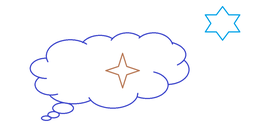
#> input picture src/12.PNG, 256 x 129 px, shrunk from 1114 x 560 before the run, found by its file name
$ python FinalCode.py
#> lines starting #> are read from the running program, lines starting #| are printed output that depends on the picture; after the words box and inside, x2 and y2 are one past the last pixel; in counts of white or black regions, pixels touching at a corner belong together
# Tair Shriki 211966379
# Ruth Bracha Cohen 314653320
# Margalit Lionov 316206879
# Ravit Clark 208105270

import cv2
import numpy as np

success = 1

def to_bin(data):
    """Convert `data` to binary format as string"""
    if isinstance(data, str):
        return ''.join([ format(ord(i), "08b") for i in data ])
    elif isinstance(data, bytes) or isinstance(data, np.ndarray):
        return [ format(i, "08b") for i in data ]
    elif isinstance(data, int) or isinstance(data, np.uint8):
        return format(data, "08b")
    else:
        raise TypeError("Type not supported.")

def encode_with_canny(input_image, secret_data):

    # read the image and convert it to bits matrix
    image = cv2.imread(input_image)

    # get the image height, width, channel
    height, width, channel = image.shape

    # checking if data can be encoded in image kernel
    # maximum bytes to encode
    n_bytes = image.shape[0] * image.shape[1] * 3 // 8
    print(">> Maximum bytes to encode in your entered image:", n_bytes)

    if len(secret_data) > n_bytes:
        raise ValueError("\n>> Opppps, insufficient bytes, need bigger image to encode or less data\n")

    #  Mask least 2 bits and find edges
    image = image & 252

    # cv2.cvtColor is applied over the
    # image input with applied parameters
    # to convert the image in grayscale
    img = cv2.cvtColor(image, cv2.COLOR_BGR2GRAY)

    # apply basic thresholding -- the first parameter is the kernel image
    # we want to threshold, the second value is is our threshold
    # check; if a pixel value is greater than our threshold (in this
    # case, img_height), we set it to be *black, otherwise it is *white*
    (threshold, threshInv) = cv2.threshold(img, height, 255, cv2.THRESH_TOZERO_INV)
    cv2.imshow("Threshold binary inverse image (in gray) ", threshInv)

    # detection of the edges -> canny algorithm gets the bits img & threshInv value = threshold
    # edges is set of indices of edge pixels
    # detect edges in the image. The parameters control the thresholds
    edges = cv2.Canny(image, 100, 200/int(threshold))
    edges = edges | img
    # print(edges)

    # show the image edges on the newly created image window
    cv2.imshow("Image edges detection using canny algorithm", edges)
    # waits for user to press any key
    # (this is necessary to avoid Python kernel form crashing)
    cv2.waitKey(0)

    cv2.destroyAllWindows()
    #################################### encoding #########################################
    #######################################################################################
    print("\n>> Encoding data in image, this process may take a few seconds, please stay with us :)\n ")
    # add stopping criteria
    secret_data += "*****"
    data_index = 0
    # convert data to binary
    binary_secret_data = to_bin(secret_data)

    # size of data to hide
    data_len = len(binary_secret_data)

    # edges check
    if(len(edges)<data_len):
        print("\n>> There are not enough edges for your hidden message\n")
        print("Exit of program...")
        exit()


    # modified cover image using pixel intensity adjustment
    # changing matrix pixels in edges (found by canny algorithm)
    i = 0
    count = 0
    for row in image:
        j = 0
        for pixel in row:
                # checking if this pixel is an edge --> if yes : encrypt data in this pixel
                if edges[i][j] != 0:
                    count += 1
                    # convert RGB values to binary format
                    r, g, b= to_bin(pixel)

                    # modify the least significant bit (LSB) only if there is still data to store
                    if data_index < data_len :
                        # least significant red pixel bit
                        pixel[0] = int(r[:-1] + binary_secret_data[data_index], 2)
                        data_index += 1
                    if data_index < data_len:
                        # least significant green pixel bit
                        pixel[1] = int(g[:-1] + binary_secret_data[data_index], 2)
                        data_index += 1
                    if data_index < data_len:
                        # least significant blue pixel bit
                        pixel[2] = int(b[:-1] + binary_secret_data[data_index], 2)
                        data_index += 1
                    # if data is encoded, just break out of the loop
                    if data_index >= data_len:
                        break
                    j += 1
        i += 1

    print('>>> Number of pixels found with canny: ', count)

    return image

def encode_without_canny(input_image, secret_data):

    # read the image and convert it to bits matrix
#> called with input_image = '12.png', secret_data = ''
    image = cv2.imread(input_image)
#> image is the input picture: shape (129, 256, 3); mean B, G, R 253.1, 250.1, 249.4

    # get the image height, width, channel
    height, width, channel = image.shape
#> height = 129; width = 256; channel = 3

    # checking if data can be encoded in image kernel
    # maximum bytes to encode
    n_bytes = image.shape[0] * image.shape[1] * 3 // 8
#> n_bytes = 12384
    print(">> Maximum bytes to encode in your entered image:", n_bytes)
#| >> Maximum bytes to encode in your entered image: 12384

    if len(secret_data) > n_bytes:
        raise ValueError("\n>> Opppps, insufficient bytes, need bigger image to encode or less data\n")

    #  Mask least 2 bits and find edges
    image = image & 252

    # cv2.cvtColor is applied over the
    # image input with applied parameters
    # to convert the image in grayscale
    img = cv2.cvtColor(image, cv2.COLOR_BGR2GRAY)
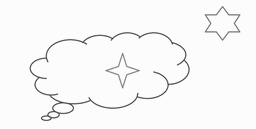
#> img: shape (129, 256); min 54, max 252, mean 247.4

    # apply basic thresholding -- the first parameter is the kernel image
    # we want to threshold, the second value is is our threshold
    # check; if a pixel value is greater than our threshold (in this
    # case, img_height), we set it to be *black, otherwise it is *white*

    # threshold
    thresh = cv2.threshold(img, 180, 255, cv2.THRESH_BINARY)[1]
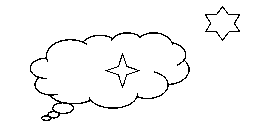
#> thresh: shape (129, 256); 97% white; black in thin lines or dots, all inside (x1, y1, x2, y2) = (30, 6, 240, 121)
    cv2.imshow("Threshold binary inverse image in dilate-diff algorithm", thresh)

    # morphology edgeout = dilated_mask - mask
    # morphology dilate
    kernel = cv2.getStructuringElement(cv2.MORPH_RECT, (5, 5))
    dilate = cv2.morphologyEx(thresh, cv2.MORPH_DILATE, kernel)
#> dilate: shape (129, 256); every value is 255
    cv2.imshow("dilate image", dilate)

    # get absolute difference between dilate and thresh
    diff = cv2.absdiff(dilate, thresh)
    cv2.imshow("diff image", diff)

    # invert
    edges = 255 - diff
    # print(edges)

    # show the image edges on the newly created image window
    cv2.imshow("Image edges detection without canny algorithm", edges)
    # waits for user to press any key
    # (this is necessary to avoid Python kernel form crashing)
    cv2.waitKey(0)

    cv2.destroyAllWindows()
    #################################### encoding #########################################
    #######################################################################################
    print("\n>> Encoding data in image, this process may take a few seconds, please stay with us :)\n ")
    # add stopping criteria
    secret_data += "*****"
    data_index = 0
    # convert data to binary
    binary_secret_data = to_bin(secret_data)

    # size of data to hide
    data_len = len(binary_secret_data)

    # edges check
    if(len(edges)<data_len):
        print("\n>> There are not enough edges for your hidden message\n")
        print("Exit of program...")
        exit()


    # modified cover image using pixel intensity adjustment
    # changing matrix pixels in edges (found by canny algorithm)
    i = 0
    count = 0
    for row in image:
        j = 0
        for pixel in row:
                # checking if this pixel is an edge --> if yes : encrypt data in this pixel
                if edges[i][j] != 0:
                    count += 1

                    # convert RGB values to binary format
                    r, g, b= to_bin(pixel)

                    # modify the least significant bit (LSB) only if there is still data to store
                    if data_index < data_len :
                        # least significant red pixel bit
                        pixel[0] = int(r[:-1] + binary_secret_data[data_index], 2)
                        data_index += 1
                    if data_index < data_len:
                        # least significant green pixel bit
                        pixel[1] = int(g[:-1] + binary_secret_data[data_index], 2)
                        data_index += 1
                    if data_index < data_len:
                        # least significant blue pixel bit
                        pixel[2] = int(b[:-1] + binary_secret_data[data_index], 2)
                        data_index += 1
                    # if data is encoded, just break out of the loop
                    if data_index >= data_len:
                        break
                    j += 1
        i += 1
#> this loop made 129 passes
#> after the loop, count = 142; data_index = 40; i = 129; pixel = [252, 252, 252]

    print(">>> Number of pixels found without canny: ", count)
#| >>> Number of pixels found without canny:  142

    return image

def decode(image_name):
    print(">> Decoding data from image\n")

    # read the image
    image = cv2.imread(image_name)
    binary_data = ""
    for row in image:
        for pixel in row:
            r, g, b = to_bin(pixel)
            binary_data += r[-1]
            binary_data += g[-1]
            binary_data += b[-1]

    # split by 8-bits
    all_bytes = [binary_data[i: i+8] for i in range(0, len(binary_data), 8)]

    # convert from bits to characters
    decoded_data = ""
    for byte in all_bytes:
        decoded_data += chr(int(byte, 2))
        if decoded_data[-5:] == "*****":
            break
    return decoded_data[:-5]

def encode_message(data):
    # conversion Chart
    conversion_code = {
        # Uppercase Alphabets
        'A': 'Z', 'B': 'Y', 'C': 'X', 'D': 'W', 'E': 'V', 'F': 'U',
        'G': 'T', 'H': 'S', 'I': 'R', 'J': 'Q', 'K': 'P', 'L': 'O',
        'M': 'N', 'N': 'M', 'O': 'L', 'P': 'K', 'Q': 'J', 'R': 'I',
        'S': 'H', 'T': 'G', 'U': 'F', 'V': 'E', 'W': 'D', 'X': 'C',
        'Y': 'B', 'Z': 'A',

        # Lowercase Alphabets
        'a': 'z', 'b': 'y', 'c': 'x', 'd': 'w', 'e': 'v', 'f': 'u',
        'g': 't', 'h': 's', 'i': 'r', 'j': 'q', 'k': 'p', 'l': 'o',
        'm': 'n', 'n': 'm', 'o': 'l', 'p': 'k', 'q': 'j', 'r': 'i',
        's': 'h', 't': 'g', 'u': 'F', 'v': 'e', 'w': 'd', 'x': 'c',
        'y': 'b', 'z': 'a'
    }

    # Creating converted output
    converted_data = ""

    for i in range(0, len(data)):
        if data[i] in conversion_code.keys():
            converted_data += conversion_code[data[i]]
        else:
            converted_data += data[i]

    # Printing converted output
    return converted_data

if __name__ == "__main__":

    print('----------------Encoding message in image using dilate-diff algorithm----------------\n')
    input_image = "12.png"
    output_image = "encoded_pic1.png"
    print("Enter your massage:")
    x = input()
    secret_data = x

    encrypt_secret_data = encode_message(secret_data)

    # encode the data into the image
    encoded_image1 = encode_without_canny(input_image, encrypt_secret_data)

    # save the output image (encoded image)
    cv2.imwrite(output_image, encoded_image1)
    # decode the secret data from the image
    decoded_data = decode(output_image)
#> the loop in decode, `for row in image:` made 129 passes
#> in decode, `all_bytes = [binary_data[i: i+8] for i in range(0, len(binary_data), 8)]`: all_bytes = 12384 items, first 6: '00101010', '00101010', '00101010', '00101010', '00101010', '00000000'
#> the loop in decode, `for byte in all_bytes:` made 5 passes
#> decoded_data on passes 1 to 5: '*', '**', '***', '****', '*****'
#> decoded_data = ''
    print(">> Decoded message before decryption: ", decoded_data)
#| >> Decoded message before decryption:
    print(">> Decoded message after encryption: ", encode_message(decoded_data))
#| >> Decoded message after encryption:


    print('----------------Encoding message in image using canny algorithm----------------\n')

    input_image = "12.png"
    output_image = "encoded_pic2.png"
    print("Enter your massage:")
    x = input()
    secret_data = x

    encrypt_secret_data = encode_message(secret_data)

    # encode the data into the image
    encoded_image2 = encode_with_canny(input_image, encrypt_secret_data)
#| >> Maximum bytes to encode in your entered image: 12384
#> in encode_with_canny, `(threshold, threshInv) = cv2.threshold(img, height, 255, cv2.THRESH_TO..`:
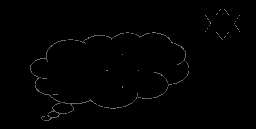
#> threshInv: shape (129, 256); min 0, max 129, mean 1.6
#> in encode_with_canny, `(threshold, threshInv) = cv2.threshold(img, height, 255, cv2.THRESH_TO..`: threshold = 129
#> in encode_with_canny, `edges = cv2.Canny(image, 100, 200/int(threshold))`:
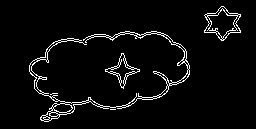
#> edges: shape (129, 256); 4.4% white in thin lines or dots, all inside (x1, y1, x2, y2) = (29, 6, 241, 122)
#> the loop in encode_with_canny, `for row in image:` made 129 passes
#> after the loop in encode_with_canny, `for row in image:`: count = 142; data_index = 40; i = 129; pixel = [252, 252, 252]
#| >>> Number of pixels found with canny:  142

    # save the output image (encoded image)
    cv2.imwrite(output_image, encoded_image2)
    # decode the secret data from the image
    decoded_data = decode(output_image)
#> the loop in decode (call 2), `for row in image:` made 129 passes
#> the loop in decode (call 2), `for byte in all_bytes:` made 5 passes
    print(">> Decoded message before decryption: ", decoded_data)
#| >> Decoded message before decryption:
    print(">> Decoded message after encryption: ", encode_message(decoded_data))
#| >> Decoded message after encryption:
